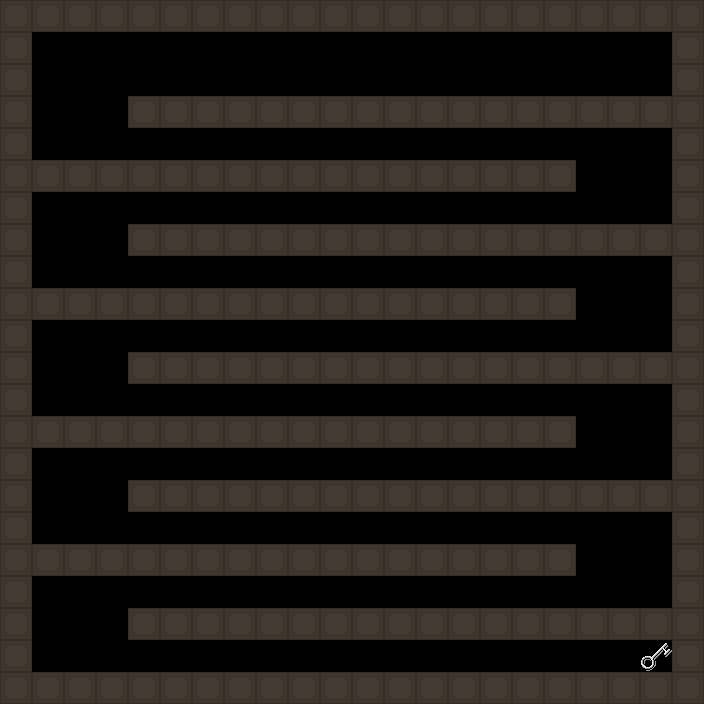

The image is a tile-based game level rendered from a .tmx file. Its description and source (layers, tilesets, objects; grid data summarised) follow:
An orthogonal 22x22 tile map with 32x32 px tiles, 2 tile layers (walls, entities), 4 tilesets and 6 objects (0, 1, 2, 3, 4, ...).

<map version="1.0" orientation="orthogonal" width="22" height="22" tilewidth="32" tileheight="32">
 <tileset firstgid="1" name="tile" tilewidth="32" tileheight="32">
  <image source="../1/tile.png" trans="2991b3" width="32" height="32" />
  <tile id="0">
   <properties>
    <property name="solid" value="true" />
   </properties>
  </tile>
 </tileset>
 <tileset firstgid="2" name="Spike" tilewidth="32" tileheight="32">
  <image source="../../global/mobs/Spike.png" trans="2991b3" width="32" height="32" />
  <tile id="0">
   <properties>
    <property name="spike" value="true" />
   </properties>
  </tile>
 </tileset>
 <tileset firstgid="3" name="UpsideDownSpike" tilewidth="32" tileheight="32">
  <image source="../../global/mobs/UpsideDownSpike.png" trans="2991b3" width="32" height="32" />
  <tile id="0">
   <properties>
    <property name="spike" value="true" />
   </properties>
  </tile>
 </tileset>
 <tileset firstgid="4" name="Key" tilewidth="32" tileheight="32">
  <image source="../../global/mobs/Key.png" trans="2991b3" width="32" height="32" />
  <tile id="0">
   <properties>
    <property name="key" value="true" />
   </properties>
  </tile>
 </tileset>
 <layer name="walls" width="22" height="22">
  <data>[484 cells, 237 non-empty, 1 distinct tile ids]</data>
 </layer>
 <layer name="entities" width="22" height="22">
  <data>[484 cells, 1 non-empty, 1 distinct tile ids]</data>
 </layer>
 <objectgroup name="mobs" width="22" height="22">
  <object name="0" x="640" y="64" width="32" height="32">
   <properties>
    <property name="spawn" value="true" />
   </properties>
  </object>
  <object name="1" x="32" y="128" width="640" height="32">
   <properties>
    <property name="speed" value="0.16" />
   </properties>
  </object>
  <object name="2" x="32" y="256" width="640" height="32">
   <properties>
    <property name="speed" value="0.16" />
   </properties>
  </object>
  <object name="3" x="32" y="384" width="640" height="32">
   <properties>
    <property name="speed" value="0.16" />
   </properties>
  </object>
  <object name="4" x="32" y="512" width="640" height="32">
   <properties>
    <property name="speed" value="0.16" />
   </properties>
  </object>
  <object name="5" x="32" y="576" width="640" height="32">
   <properties>
    <property name="speed" value="0.16" />
   </properties>
  </object>
 </objectgroup>
</map>